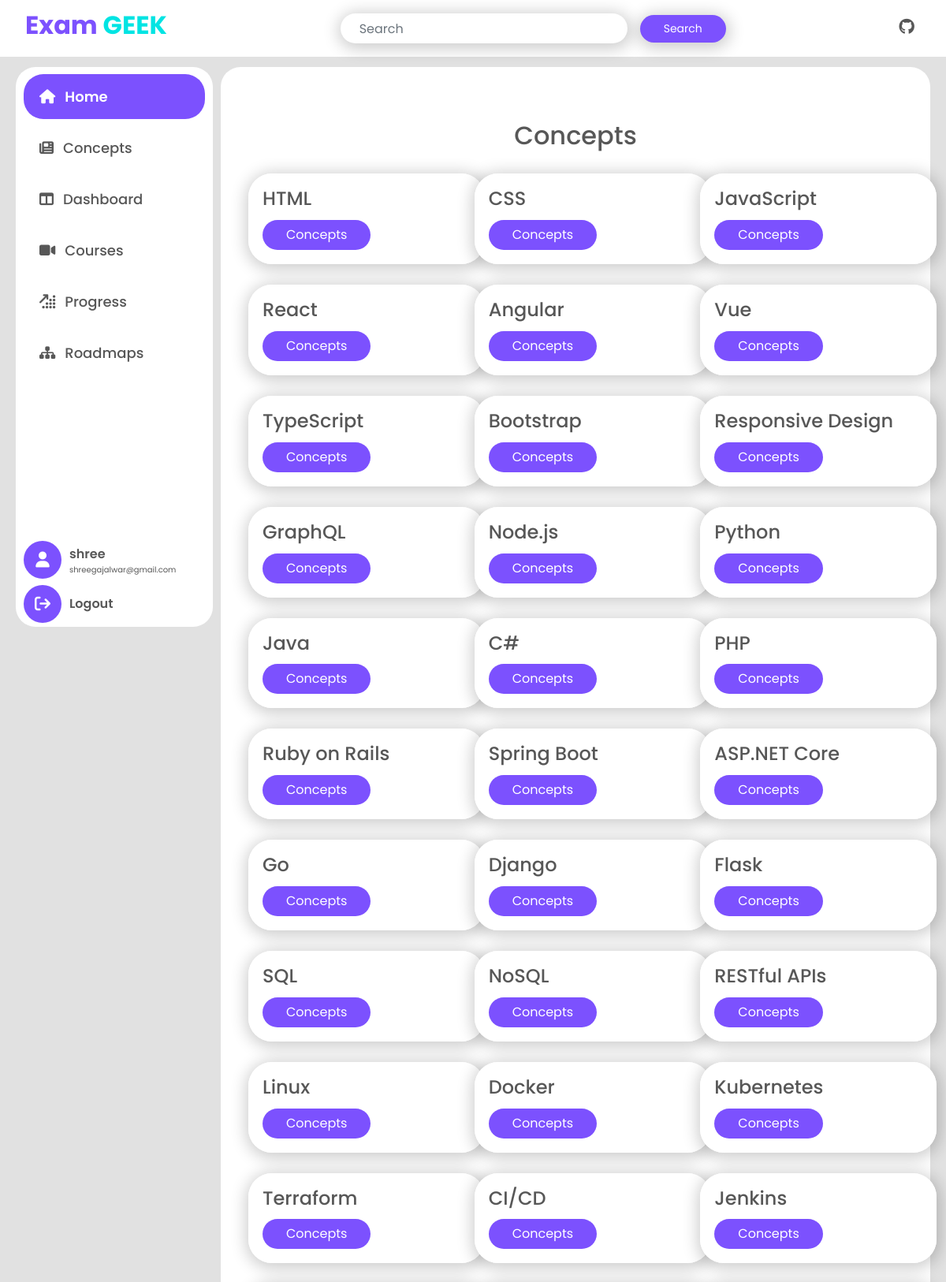
/concepts/ (signed in, upper part), run on the app's committed database.
### examapp/models.py (models this page shows, shortened)
class Skills(models.Model):
    skill = models.CharField(max_length=255)

### examapp/views.py (the view)
# urls.py: path('concepts/', views.concepts, name='concepts'),
@login_required
def concepts(request):
    skills = Skills.objects.all()
    return render(request, 'examapp/concepts.html', {
        'skills': skills
    })

### examapp/templatetags/custom_filters.py (called while the page is built)
@register.filter(name='removeslash')
def removeslash(value):
    return value.replace('/','-')

### examapp/templates/examapp/concepts.html
{% extends 'base.html' %}
{% load custom_filters %}
{% block content %}
    {% include 'sidebar.html' %}
    <div class="content">
        <div class="container roadmap mt-5">
            <h2 class="text-center mb-4">Concepts</h2>
            <div class="row">
                {% for i in skills %}
                <div class="col-md-4 mb-3">
                    <div class="card">
                        <div class="card-body">
                            <h5 class="card-title">{{ i.skill }}</h5>
                            <div class="d-flex gap-2 justify-content-between ">
                                <a href="{% url 'concepts_detail' i.skill|removeslash %}" class="btn btn-theme" title="Concept Detail's">Concepts</a>
                            </div>
                        </div>
                    </div>
                </div>
                {% endfor %}
            </div>
        </div>
    </div>
{% endblock %}

### examapp/templates/sidebar.html (shortened to what this page needs)
<sidebar class="sidebar">
   <div class="d-flex flex-column side-link">
       <a class="home " title="Home" data-id="home" href="{% url 'home'%}"><i class="fa-solid fa-house"></i> <span>Home</span></a>
       <a class="news " title="Concepts" data-id="news" href="{% url 'concepts' %}"><i class="fa-solid fa-newspaper"></i><span>Concepts</span></a>
       <a class="dashboard " title="Dashboard" data-id="dashboard" href="{% url 'dashboard' %}"><i class="fa-solid fa-table-columns"></i><span>Dashboard</span></a>
       <a class="courses" title="Courses" data-id="courses" href="{% url 'courses'%}"><i class="fa-solid fa-video"></i><span>Courses</span></a>
       <a class="profile" title="Progress" data-id="profile" href="{% url 'progress'%}"> <i class="fa-solid fa-arrow-up-right-dots"></i> <span>Progress</span></a>
       <a class="roadmaps" title="Roadmap" data-id="roadmaps" href="{% url 'roadmaps'%}"><i class="fa-solid fa-sitemap"></i><span>Roadmaps</span></a>
   </div>
   <div class="d-flex flex-column ">
        <div class="sidebar-profile mb-2">
            <div class="sidebar-profile-icon">
                <i class="fa-solid fa-user"></i>
            </div>
            <div class="sidebar-profile-content">
                <span class="sidebar-profile-name">{{ user.username }}</span>
                <span class="sidebar-profile-email">{{ user.email }}</span>
            </div>
        </div>
        <div class="sidebar-logout">
            <div class="sidebar-profile-icon">
                <a class="settings" data-id="settings" href="{% url 'logout'%}"><i class="fa-solid fa-arrow-right-from-bracket"></i></a>
            </div>
            <div class="sidebar-profile-content">
                <span class="sidebar-profile-name">Logout</span>
            </div>
        </div>
   </div>
</sidebar>

### examapp/static/examapp/style.css (style rules this page uses)
:root { --primary: #7c51fe; --secondary: #00e4e3; --background: #e1e1e1; --text-primary: #575757; --text-heading: #333333; --text-third:#cccccc; --white:#ffffff; --inactive-tab:#00e4e446; --text-medium-opacity:#808080; --background-progress:#eeeeee; --bg-tab-hover:#7c51fe94; --selected-answer:#4CAF50; --default-question-bg:#007bff; --bookmark:#fe51b6; }
body { font-family: 'Poppins', sans-serif; background-color: var(--background); color: var(--text-primary); }
a { text-decoration: none; }
.btn-theme { background: var(--primary); border-radius: 25px; padding: 7px 30px; border: none; outline: none; text-decoration: none; color: var(--white); }
.sidebar { height: calc(100vh - 90px); width: 250px; position: fixed; background-color: var(--white); padding: 5px 10px; color: var(--text-primary); border-radius: 25px; display: flex; flex-direction: column; justify-content: space-between; transition: all 0.5s; z-index: 5; }
.sidebar .side-link a { padding: 15px 20px; text-decoration: none; font-size: 18px; color: var(--text-primary); display: flex; align-items: center; gap: 12px; border-right: 5px solid transparent; transition: all 0.9s; border-radius: 25px; font-weight: 500; margin: 4px 0px; cursor: pointer; }
.sidebar .side-link a.active { background-color: var(--primary); color: var(--white); font-weight: 600; }
.content { margin-top: 15px; margin-left: 260px; padding: 20px; background-color: var(--white); border-radius: 25px; }
.sidebar-logout, .sidebar-profile { display: flex; gap: 10px; }
.sidebar-profile-icon { display: flex; justify-content: center; align-items: center; height: 3rem; width: 3rem; background-color: var(--primary); color: var(--white); font-size: 20px; border-radius: 50%; }
.sidebar-profile-icon a { color: var(--white); cursor: pointer; }
.sidebar-profile-content { display: flex; flex-direction: column; align-items: flex-start; justify-content: center; }
.sidebar-profile-name { font-size: 16px; font-weight: 600; }
.sidebar-profile-email { margin-top: 0px; margin-bottom: 0px; font-size: 10px; }
.roadmap .card-body { padding: 18px; }
.card { width: 300px; height: fit-content; box-shadow: 1px 3px 20px 4px rgba(0, 0, 0, 0.2); border: none; border-radius: 30px; margin: 5px 0px; }
.card-body { display: flex; flex-direction: column; justify-content: space-between; background-color: var(--white); border-radius: 30px; padding: 10px; }
.card-title { font-size: 24px; font-weight: 500; }

### examapp/static/examapp/css/glass_notify.css (style rules this page uses)
body { min-height: 100vh; }

### data on the page
Skills: skill "HTML"
Skills: skill "CSS"
Skills: skill "JavaScript"
Skills: skill "React"
Skills: skill "Angular"
Skills: skill "Vue"
Skills: skill "TypeScript"
Skills: skill "Bootstrap"
Skills: skill "Responsive Design"
Skills: skill "GraphQL"
Skills: skill "Node.js"
Skills: skill "Python"
Skills: skill "Java"
Skills: skill "C#"
Skills: skill "PHP"
Skills: skill "Ruby on Rails"
Skills: skill "Spring Boot"
Skills: skill "ASP.NET Core"
Skills: skill "Go"
Skills: skill "Django"
Skills: skill "Flask"
Skills: skill "SQL"
Skills: skill "NoSQL"
Skills: skill "RESTful APIs"
Skills: skill "Linux"
Skills: skill "Docker"
Skills: skill "Kubernetes"
Skills: skill "Terraform"
Skills: skill "CI/CD"
Skills: skill "Jenkins"

### other printed values
{{ user.username }} "shree"
{{ user.email }} "shreegajalwar@gmail.com"
